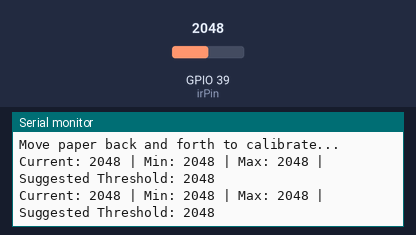
This sketch was run on a simulated ESP32. Shown: the last lines printed to the serial monitor. The test bench sets the inputs (shaded band); at power-on: GPIO 39 (irPin) = 2048.

Above: at 5.8 s.
5.9 s: GPIO 39 (irPin) set to 2866
At 11.4 s:
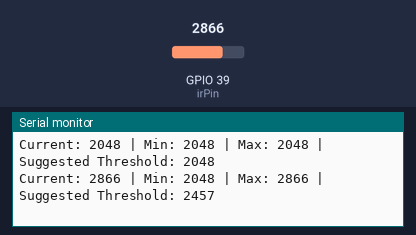
11.9 s: GPIO 39 (irPin) set to 3603
At 16.5 s:
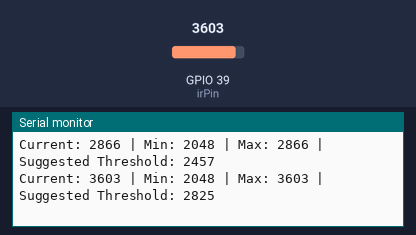
Timing chart, 0 to 18.0 s (numbered marks = the images above; inputs shaded):
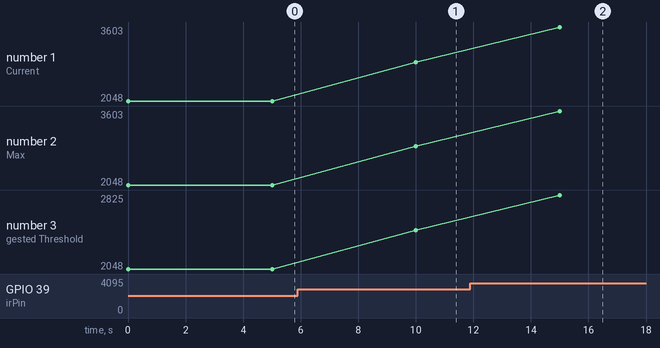

Measured:
- after the input at 5.9 s, the serial monitor: prints a new line after 4.1 s (image 1)
- after the input at 11.9 s, the serial monitor: prints a new line after 3.1 s (image 2)
- plotted number 1: 2048 → 2866 after the input at 5.9 s, 2866 → 3603 after the input at 11.9 s
- plotted number 2: 2048 → 2866 after the input at 5.9 s, 2866 → 3603 after the input at 11.9 s
- plotted number 3: 2048 → 2457 after the input at 5.9 s, 2457 → 2825 after the input at 11.9 s

The sketch:

Paper_Detection_test.ino
```cpp
const int irPin = 39;
int sensorMin = 4095;
int sensorMax = 0;

void setup() {
  Serial.begin(115200);
  pinMode(irPin, INPUT);
  Serial.println("Move paper back and forth to calibrate...");
}

void loop() {
  int val = analogRead(irPin);

  // Track the range of values seen
  if (val < sensorMin) sensorMin = val;
  if (val > sensorMax) sensorMax = val;

  Serial.print("Current: "); Serial.print(val);
  Serial.print(" | Min: "); Serial.print(sensorMin);
  Serial.print(" | Max: "); Serial.print(sensorMax);
  Serial.print(" | Suggested Threshold: "); Serial.println((sensorMin + sensorMax) / 2);

  delay(5000);
}
```
